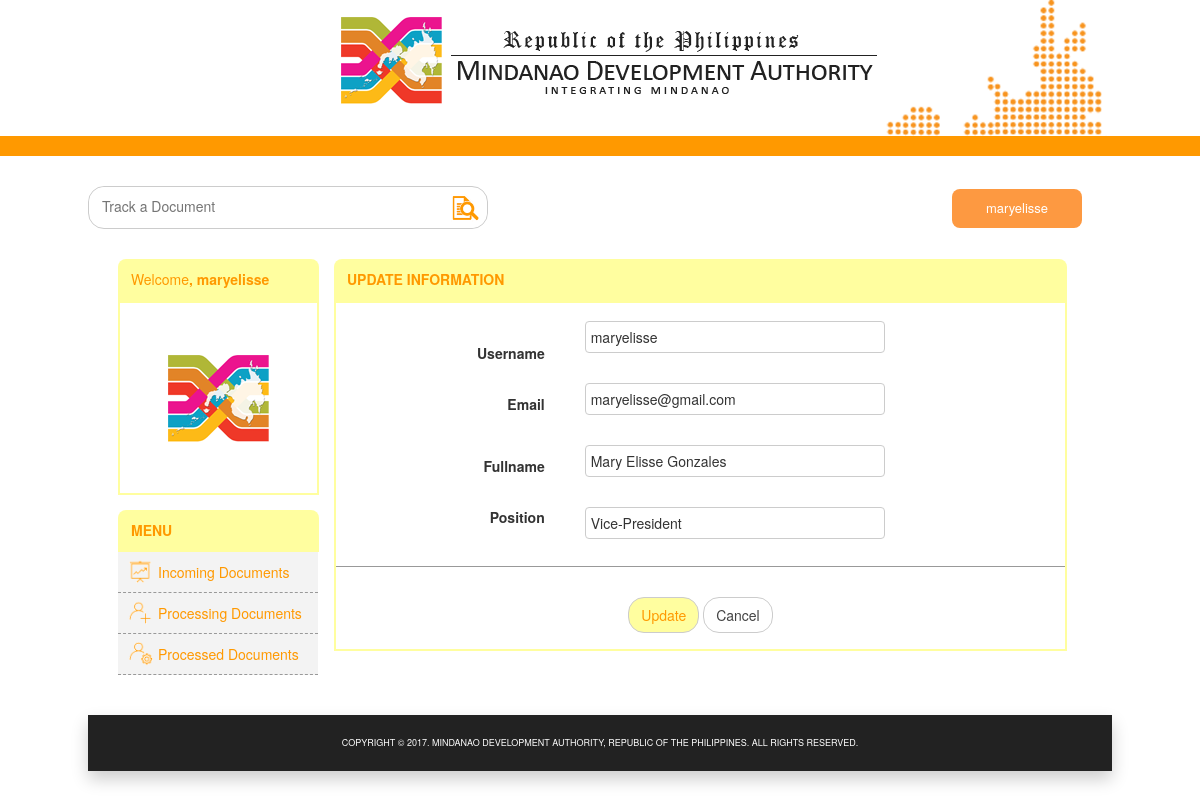
/user/updateinfo-user.php?id=2 (signed in), run on the app's committed database.
### tables this page shows
CREATE TABLE `users` (
  `id` int(11) UNSIGNED NOT NULL,
  `username` varchar(50) NOT NULL,
  `email` varchar(50) NOT NULL,
  `name` varchar(50) NOT NULL,
  `office` varchar(50) NOT NULL,
  `userType` varchar(30) NOT NULL,
  `position` varchar(50) NOT NULL,
  `password` varchar(255) NOT NULL,
  `created_at` datetime NOT NULL DEFAULT CURRENT_TIMESTAMP
);

### include/update-info.php (called while the page is built, shortened)
<?php
require_once 'config.php';
$username = $email = $name = $position = $userType="";
$username_err = $email_err = $name_err = $position_err = "";
if(isset($_POST["id"]) && !empty($_POST["id"])){
    $id = $_POST["id"];
		$input_username = trim($_POST["username"]);
    if(empty($input_username)){
        $username_err = "Please enter a username.";
    } else{
        $sql = "SELECT id, userType FROM users WHERE username = ?";
        if($stmt = mysqli_prepare($link, $sql)){
            mysqli_stmt_bind_param($stmt, "s", $param_username);
            $param_username = trim($_POST["username"]);
            if(mysqli_stmt_execute($stmt)){
                mysqli_stmt_store_result($stmt);
                mysqli_stmt_bind_result($stmt, $idTmp, $userType_db);
                  if(mysqli_stmt_fetch($stmt)){
                    $userType = $userType_db;
                  }
                    $username = $input_username;
            } else{
                echo "Oops! Something went wrong. Please try again later.";
            }
        }
        mysqli_stmt_close($stmt);
    }
		$input_email = trim($_POST["email"]);
		if(empty($input_email)){
        $email_err = "Please enter an email.";
    } elseif (!filter_var(trim($_POST['email']), FILTER_VALIDATE_EMAIL)) {
      $email_err = "Please enter a valid email";
    } else{
        $email = $input_email;
    }
    $input_name = trim($_POST["name"]);
    if(empty($input_name)){
        $name_err = "Please enter a name.";
    } elseif(!filter_var(trim($_POST["name"]), FILTER_VALIDATE_REGEXP, array("options"=>array("regexp"=>"/^[a-zA-Z'-.\s ]+$/")))){
        $name_err = 'Please enter a valid name.';
    } else{
        $name = $input_name;
    }
    $input_position = trim($_POST["position"]);
    if(empty($input_position)){
        $position_err = 'Please enter a position.';
    } else{
        $position = $input_position;
    }
    if(empty($username_err) && empty($email_err) && empty($name_err) && empty($position_err)){
        $sql = "UPDATE users SET username=?, email=?, name=?, position=? WHERE id=?";
        if($stmt = mysqli_prepare($link, $sql)){
            mysqli_stmt_bind_param($stmt, "ssssi", $param_username, $param_email, $param_name, $param_position, $param_id);
						$param_username = $username;
            $param_email = $email;
            $param_name = $name;
            $param_position = $position;
            $param_id = $id;
            if(mysqli_stmt_execute($stmt)){
                if(strcmp($userType,"Admin")==0){
                  header("location: index.php");
                  exit();
                }else if(strcmp($userType,"User")==0){
                  header("location: usersetting-user.php");
                  exit();
                }else{
                  header("location: usersetting-record.php");
                  exit();
                }
            } else{
                echo "Something went wrong. Please try again later.";
            }
        }
        mysqli_stmt_close($stmt);
    }
    mysqli_close($link);
} else{
    if(isset($_GET["id"]) && !empty(trim($_GET["id"]))){
        $sql = "SELECT * FROM users WHERE id = ?";
        if($stmt = mysqli_prepare($link, $sql)){
            mysqli_stmt_bind_param($stmt, "i", $param_id);
            if(mysqli_stmt_execute($stmt)){
                $result = mysqli_stmt_get_result($stmt);
                if(mysqli_num_rows($result) == 1){
                    $row = mysqli_fetch_array($result, MYSQLI_ASSOC);
                    $username = $row["username"];
                    $email = $row["email"];
                    $name = $row["name"];
										$position = $row["position"];
                } else{
									echo "URL doesn't contain valid id. Redirect to error page";
                }
            } else{
                echo "Oops! Something went wrong. Please try again later.";
            }
        }
    }  else{
			echo "URL doesn't contain id parameter. ";
    }
}
?>

### user/updateinfo-user.php (the view, shortened to what this page needs)
<?php
	require_once '../include/update-info.php';
?>
<!DOCTYPE html>
<head>
	<link rel="stylesheet" type="text/css" href="../css/styles.css" />
	<link rel="stylesheet" href="../css/bootstrap.min.css">
</head>
<body>
	<header>
		<div class="minda-header">
		<img src="../img/minda-header.png" alt="minda-header" class="minda-banner" >
		<img src="../img/minda-img.png" alt="mindanao" class="minda-logo">
	</div>
	<div class="bar-line"></div>
	</header>
	<div class="wrapper">
		<div class="search-menu">
      <form action="../results.php" method="GET">
        <div class="search-div">
            <input type="text" name="search_query"  placeholder="Track a Document"/>
            <span><button type="submit" class="btnSearch"><img src="../img/search-icon.png"></button></span>
        </div>
      </form>
      <div class="dropdown">
        <button onclick="dropFunc()" class="dropbtn"><?php echo $_SESSION['username']; ?></button>
      </div>
    </div>
    <div class="contents">
      <table>
        <tr>
          <td class="user-menu" valign="top">
            <h3 class="user-pic-label"><span>Welcome</span>, <?php echo $_SESSION['username']; ?></h3>
          		<img src="../img/minda-logo.png" alt="user-profile-pic">
          </td>
					<td class="am-display" rowspan="2" valign="top">
            <h3 class="nav-header">update information</h3>
              <div class="menu-display" style="height: 350px">
								<form action="<?php echo htmlspecialchars(basename($_SERVER['REQUEST_URI'])); ?>" method="post">
									<table class="update-info">
										<tr height="70" valign="bottom">
												<td class="update-td">Username</td>
												<td class="update-textbox">
														<input type="text" name="username" value="<?php echo $username; ?>"/><br>
												</td>
										</tr>
										<tr height="60">
											<td class="update-td">Email</td>
											<td class="update-textbox">
													<input type="text" name="email" value="<?php echo $email; ?>"/><br>
											</td>
										</tr>
										<tr height="60">
											<td class="update-td">Fullname</td>
											<td class="update-textbox">
													<input type="text" name="name" value="<?php echo $name; ?>"/><br>
											</td>
										</tr>
										<tr height="70" valign="top">
											<td class="update-td">Position</td>
											<td class="update-textbox">
													<input type="text" name="position" value="<?php echo $position; ?>"/><br>
											</td>
										</tr>
									</table>
									<center>
									<div class="update-in-pass">
									<input type="submit" name="btnSave" class="btnOk" value="Update" />
									<p class="btnCancel"><a href="usersetting-user.php">Cancel</a></p> </div>
								</center>
								</form>
            </td>
          </tr>
					<td class="admin-menu" valign="top">
						<div class="user-menus">
						<h3 class="nav-header">menu</h3>
						<ul>
							<li><a href="incomingdocu.php"><img src="../img/dashboard-icon.png" alt="dashboard-icon"><p>incoming documents</p></a></li>
							<li><a href="processingdocu.php"><img src="../img/create-user-icon.png" alt="crate-user-icon"><p>processing documents</p></a></li>
							<li><a href="processeddocu.php"><img src="../img/user-setting-icon.png" alt="user-setting-icon"><p>processed documents</p></a></li>
						</ul>
					</div>
					</td>
        </table>
      </div>
    </div>
        <footer class="footer">
            <center><p class="copyright">COPYRIGHT © 2017. MINDANAO DEVELOPMENT AUTHORITY, REPUBLIC OF THE PHILIPPINES. ALL RIGHTS RESERVED.</p></center>
        </footer>
    </body>
  </html>

### css/styles.css (style rules this page uses)
body { font-family: Arial, 'Helvetica Neue', Helvetica, sans-serif; }
.minda-header { width: 1024px; margin: 0 auto; height: 136px; }
.minda-banner { margin-left:250px; margin-top: 10px; }
.minda-logo { position: absolute; }
.bar-line { height: 20px; background-color: rgb(255,153,0); }
.wrapper { width: 1024px; margin: 0 auto; }
.footer { width: 1024px; height: 56px; background-color: rgb(34,34,34); margin: 0 auto; margin-top: 40px; box-shadow: 0px 8px 16px 0px rgba(0,0,0,0.2); }
.copyright { text-align: center; color: rgb(255,255,255); font-size: 9px; padding: 22px; }
.search-div { border: 1px solid #ccc; border-radius: 16px; width: 400px; }
.search-div input[type=text] { padding: 8px 12px; border: 1px solid white; border-top-left-radius: 16px; border-bottom-left-radius: 16px; width: 350px; }
.btnSearch { padding: 5px 7px; background-color: white; color:rgb(67,67,67); border: 1px solid white; border-top-right-radius: 16px; border-bottom-right-radius: 16px; }
.btnSearch img { width: 28px; height: 28px; }
.search-menu { margin-top: 30px; }
.dropbtn { background-color: #fd9941; color: white; padding: 10px 5px 10px 5px; font-size: 13px; border: none; cursor: pointer; border-radius: 8px; width: 130px; }
.dropdown { margin-top: -40px; float: right; margin-right: 30px; }
.contents { margin: 30px; }
.nav-header { font-size: 14px; color: rgb(255,153,0); background-color: rgb(255,254,159); padding: 13px; text-transform: uppercase; border-top-left-radius: 8px; border-top-right-radius: 8px; margin: 0px; font-weight: bold; }
.admin-menu p, .admin-menu img { display: inline; }
.admin-menu p { padding-left: 30px; }
.admin-menu img { width: 25px; height: 25px; position: absolute; margin-top: -3px; }
.admin-menu ul { list-style-type: none; margin: 0; padding: 0; width: 200px; background-color: rgb(243,243,243); }
.admin-menu li a { display: block; padding: 10px 10px; text-decoration: none; font-size: 14px; color: rgb(255,153,0); text-transform: capitalize; border-bottom: 1px dashed rgb(153,153,153); }
.am-display { width: 748px; padding-left: 15px; }
.menu-display { border: 2px solid rgb(255,254,159); }
.menu-display { display: table; width: 100%; }
.btnOk, .btnCancel { padding: 7px 12px; border: 1px solid #ccc; border-radius: 16px; }
.btnOk { background-color: rgb(255,254,159); color: rgb(255,153,0); font-size: 14px; }
.btnCancel { background-color: white; width: 50px; margin-top: 0px; }
.btnCancel a { text-decoration: none; color:rgb(67,67,67); font-size: 14px; }
.update-in-pass { margin-top: 30px; }
.update-in-pass p, .update-in-pass input[text=submit] { display: inline; }
.update-info { border-bottom: 1px solid rgb(153,153,153); width: 100%; padding: 20px 0; }
.update-td { font-size: 14px; color: rgb(51,51,51); font-weight: bold; padding: 10px; text-align: right; }
.update-info input[type=text] { padding: 5px; border: 1px solid #ccc; border-radius: 4px; width: 300px; }
.update-textbox { width: 70%; padding: 10px 10px 10px 30px; }
.update-info { border-collapse: collapse; }
.user-menu { height: 241px; }
.user-menu img { padding: 45px; border: 2px solid #FFFE9F; }
.user-menu span { font-weight: normal; }
.user-pic-label { font-size: 14px; color: rgb(255,153,0); background-color: rgb(255,254,159); padding: 13px; border-top-left-radius: 8px; border-top-right-radius: 8px; margin: 0px; font-weight: bold; }
.user-menus { margin-top: 10px; }

### data on the page
users: username "maryelisse", email "maryelisse@gmail.com", name "Mary Elisse Gonzales", position "Vice-President"

### other printed values
$_SESSION['username'] "maryelisse"
